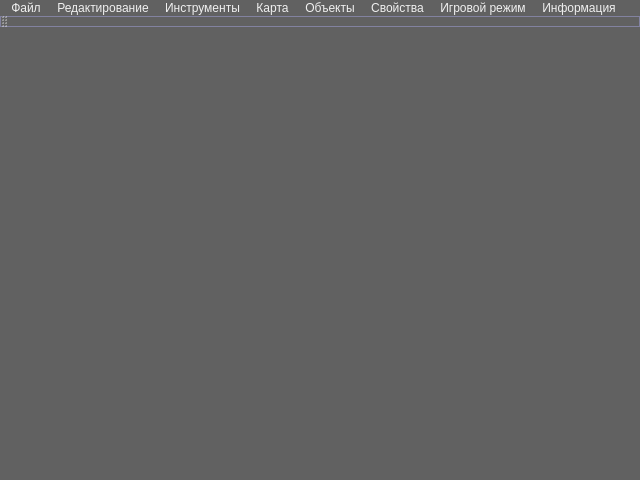
<?xml version="1.0" encoding="UTF-8"?>
<ui version="4.0">
 <class>MainWindow</class>
 <widget class="QMainWindow" name="MainWindow">
  <property name="geometry">
   <rect>
    <x>0</x>
    <y>0</y>
    <width>640</width>
    <height>480</height>
   </rect>
  </property>
  <property name="windowTitle">
   <string>MainWindow</string>
  </property>
  <property name="styleSheet">
   <string notr="true">/* ОБЩИЕ НАСТРОЙКИ */
QToolBar {
    spacing: 3px;
    border: 1px solid #8282a0;
	 color: #dcdcdc;
	 background: rgb(74, 76, 74);
}

QMenuBar {
	font: 12pt &quot;Calibri&quot;;
	color: #f0f0f0;
}

QMenuBar::item {
    spacing: 5px; /* spacing between menu bar items */
    padding: 1px 5px;
    background: transparent;
}

QMenuBar::item:selected { 
    border: 1px solid #8282a0; 
}

QMenuBar::item:pressed {
	border: 1px solid #8282a0;
	background: #645a6e;
}

QDialog, QWidget {
	background-color: #616161;
	selection-background-color: #645a6e;
	selection-color: #94a4b9;
	outline: 0;
}

QGroupBox {
	background: transparent;
	border: 1px solid #8282a0;
	color: #dcdcdc;
	font: 11pt &quot;Calibri&quot;;
	margin-top: 1ex;
	/*background: rgba(201, 223, 255,54);*/
	background: #717171;
	padding-top: 15px;
}

QGroupBox::title {
	subcontrol-origin: margin;
	padding: 0px 10px;
	border: 1px solid #8282a0;
	/*background: rgba(201, 223, 255, 104);*/
	background: #515151;
}

QGroupBox::indicator {
	width: 16px;
	height: 16px;
}

QGroupBox::indicator:checked {
	border: 1px solid green;
	border-radius: 3px;
}

QGroupBox::indicator:unchecked {
	border: 1px solid rgb(223, 156, 156);
	border-radius: 3px;
}

/* общая отрисовка всех кнопок */
QPushButton {
	border-image: url(:/resources/gui/button_normal.png);
	font: 11pt &quot;Calibri&quot;;
	color: #dcdcdc;
	min-width: 75 px;
	min-height: 25px;
	padding: 0.25ex;
}

QPushButton::hover {
	border-image: url(:/resources/gui/button_hover.png);
	font: 11pt &quot;Calibri&quot;;
	selection-color: #94a4b9;
	min-width: 75 px;
	min-height: 25px;
	padding: 0.25ex;
}

QPushButton::pressed {
	border-image: url(:/resources/gui/button_pressed.png);
	font: 11pt &quot;Calibri&quot;;
	selection-color: #94a4b9;
	min-width: 75 px;
	min-height: 25px;
	padding: 0.25ex;
}

QPushButton::default {
	/*border: 1px solid #8282a0;*/ 
}

/* ------------------------------ */
QRadioButton::enabled {
	font: 10pt &quot;Calibri&quot;;
	color: #dcdcdc;
}

QRadioButton::disabled {
	font: 10pt &quot;Calibri&quot;;
	color: #2a2a2a;
}

QRadioButton::indicator {
    width: 15px;
    height: 15px;
}

QRadioButton::indicator::checked {
	image: url(:/resources/gui/radio_button_checked.png);
}

QRadioButton::indicator:unchecked:hover,
QRadioButton::indicator:unchecked:focus,
QRadioButton::indicator:unchecked:pressed {
	image: url(:/resources/gui/radio_button_normal.png);
}

QRadioButton::indicator::disabled {
	image: url(:/resources/gui/radio_button_disabled.png);
}

ExtLineEdit QLabel {
	font: 10pt &quot;Calibri&quot;;
	color: #f0f0f0;
	background-color: #4f4f4f;
	border: 1px solid #949430;
	border-top-left-radius: 7px;
	border-bottom-left-radius: 7px;
	qproperty-alignment: 'AlignCenter';
}

ExtLineEdit QLineEdit {
	font: 10pt &quot;Calibri&quot;;
	color: #f0f0f0;
	background-color: #787878;
	selection-color: #7e7550;
	border-top: 1px solid #949430;
	border-bottom: 1px solid #949430;
	border-right: 1px solid #949430;
	border-top-right-radius: 7px;
	border-bottom-right-radius: 7px;
	qproperty-alignment: 'AlignVCenter | AlignLeft';
	padding-left: 2px;
}
</string>
  </property>
  <widget class="QWidget" name="centralWidget"/>
  <widget class="QMenuBar" name="menuBar">
   <property name="geometry">
    <rect>
     <x>0</x>
     <y>0</y>
     <width>640</width>
     <height>27</height>
    </rect>
   </property>
   <widget class="QMenu" name="menu">
    <property name="title">
     <string>Файл</string>
    </property>
    <addaction name="actionNewProject"/>
    <addaction name="actionLoadProject"/>
    <addaction name="actionSaveProject"/>
    <addaction name="action_4"/>
    <addaction name="separator"/>
    <addaction name="actionExit"/>
   </widget>
   <widget class="QMenu" name="menu_2">
    <property name="title">
     <string>Редактирование</string>
    </property>
   </widget>
   <widget class="QMenu" name="menu_3">
    <property name="title">
     <string>Инструменты</string>
    </property>
   </widget>
   <widget class="QMenu" name="menu_4">
    <property name="title">
     <string>Карта</string>
    </property>
    <addaction name="action_NewMap"/>
    <addaction name="action_8"/>
    <addaction name="action_9"/>
    <addaction name="separator"/>
    <addaction name="action_11"/>
   </widget>
   <widget class="QMenu" name="menu_5">
    <property name="title">
     <string>Объекты</string>
    </property>
    <addaction name="action"/>
   </widget>
   <widget class="QMenu" name="menu_6">
    <property name="title">
     <string>Свойства</string>
    </property>
   </widget>
   <widget class="QMenu" name="menu_7">
    <property name="title">
     <string>Игровой режим</string>
    </property>
   </widget>
   <widget class="QMenu" name="menu_8">
    <property name="title">
     <string>Информация</string>
    </property>
   </widget>
   <addaction name="menu"/>
   <addaction name="menu_2"/>
   <addaction name="menu_3"/>
   <addaction name="menu_4"/>
   <addaction name="menu_5"/>
   <addaction name="menu_6"/>
   <addaction name="menu_7"/>
   <addaction name="menu_8"/>
  </widget>
  <widget class="QToolBar" name="mainToolBar">
   <attribute name="toolBarArea">
    <enum>TopToolBarArea</enum>
   </attribute>
   <attribute name="toolBarBreak">
    <bool>false</bool>
   </attribute>
  </widget>
  <widget class="QStatusBar" name="statusBar"/>
  <action name="actionNewProject">
   <property name="text">
    <string>Новый проект</string>
   </property>
  </action>
  <action name="actionLoadProject">
   <property name="text">
    <string>Загрузить проект</string>
   </property>
  </action>
  <action name="actionSaveProject">
   <property name="text">
    <string>Сохранить проект</string>
   </property>
  </action>
  <action name="action_4">
   <property name="text">
    <string>Сохранить проект как...</string>
   </property>
  </action>
  <action name="actionExit">
   <property name="text">
    <string>Выход</string>
   </property>
  </action>
  <action name="action_NewMap">
   <property name="text">
    <string>Новая карта</string>
   </property>
  </action>
  <action name="action_8">
   <property name="text">
    <string>Загрузить карту</string>
   </property>
  </action>
  <action name="action_9">
   <property name="text">
    <string>Сохранить карту</string>
   </property>
  </action>
  <action name="action_11">
   <property name="text">
    <string>Настройки</string>
   </property>
  </action>
  <action name="action">
   <property name="text">
    <string>Новый объект</string>
   </property>
  </action>
 </widget>
 <layoutdefault spacing="6" margin="11"/>
 <resources/>
 <connections/>
 <designerdata>
  <property name="gridDeltaX">
   <number>10</number>
  </property>
  <property name="gridDeltaY">
   <number>10</number>
  </property>
  <property name="gridSnapX">
   <bool>true</bool>
  </property>
  <property name="gridSnapY">
   <bool>true</bool>
  </property>
  <property name="gridVisible">
   <bool>true</bool>
  </property>
 </designerdata>
</ui>
